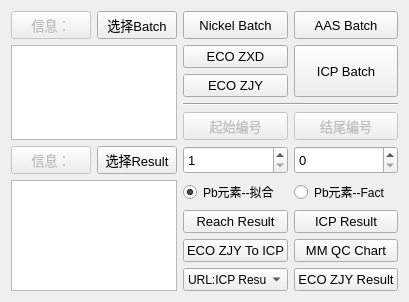
        <widget class="QWidget" name="tab">
         <attribute name="title">
          <string>ICP Operate</string>
         </attribute>
         <layout class="QGridLayout" name="gridLayout_2">
          <item row="7" column="2">
           <widget class="QPushButton" name="pushButton_38">
            <property name="sizePolicy">
             <sizepolicy hsizetype="Expanding" vsizetype="Expanding">
              <horstretch>0</horstretch>
              <verstretch>0</verstretch>
             </sizepolicy>
            </property>
            <property name="font">
             <font>
              <pointsize>10</pointsize>
             </font>
            </property>
            <property name="toolTip">
             <string/>
            </property>
            <property name="statusTip">
             <string>获取Sample ID和结果数据，并填入Reach结果Excel模板中 </string>
            </property>
            <property name="text">
             <string>Reach Result</string>
            </property>
            <property name="icon">
             <iconset>
              <normaloff>icon/click.png</normaloff>
              <normalon>:/click.png</normalon>
              <disabledoff>:/click.png</disabledoff>
              <disabledon>:/click.png</disabledon>
              <activeoff>:/click.png</activeoff>
              <activeon>:/click.png</activeon>
              <selectedoff>:/click.png</selectedoff>
              <selectedon>:/click.png</selectedon>icon/click.png</iconset>
            </property>
           </widget>
          </item>
          <item row="5" column="2">
           <widget class="QSpinBox" name="spinBox_3">
            <property name="sizePolicy">
             <sizepolicy hsizetype="Ignored" vsizetype="Expanding">
              <horstretch>0</horstretch>
              <verstretch>0</verstretch>
             </sizepolicy>
            </property>
            <property name="font">
             <font>
              <pointsize>10</pointsize>
             </font>
            </property>
            <property name="toolTip">
             <string/>
            </property>
            <property name="statusTip">
             <string>Reach结果第几个开始生成</string>
            </property>
            <property name="minimum">
             <number>1</number>
            </property>
            <property name="maximum">
             <number>999999999</number>
            </property>
            <property name="value">
             <number>1</number>
            </property>
           </widget>
          </item>
          <item row="5" column="3">
           <widget class="QSpinBox" name="spinBox_2">
            <property name="sizePolicy">
             <sizepolicy hsizetype="Ignored" vsizetype="Expanding">
              <horstretch>0</horstretch>
              <verstretch>0</verstretch>
             </sizepolicy>
            </property>
            <property name="font">
             <font>
              <pointsize>10</pointsize>
             </font>
            </property>
            <property name="toolTip">
             <string/>
            </property>
            <property name="statusTip">
             <string>Reach结果第几个结束，同时0表示该Batch最后一个</string>
            </property>
            <property name="maximum">
             <number>999999999</number>
            </property>
           </widget>
          </item>
          <item row="7" column="3">
           <widget class="QPushButton" name="pushButton_27">
            <property name="sizePolicy">
             <sizepolicy hsizetype="Expanding" vsizetype="Expanding">
              <horstretch>0</horstretch>
              <verstretch>0</verstretch>
             </sizepolicy>
            </property>
            <property name="font">
             <font>
              <pointsize>10</pointsize>
             </font>
            </property>
            <property name="toolTip">
             <string/>
            </property>
            <property name="statusTip">
             <string>将CSV转化成DCU使用的TXT格式</string>
            </property>
            <property name="text">
             <string>ICP Result</string>
            </property>
            <property name="icon">
             <iconset>
              <normaloff>icon/click.png</normaloff>
              <normalon>:/click.png</normalon>
              <disabledoff>:/click.png</disabledoff>
              <disabledon>:/click.png</disabledon>
              <activeoff>:/click.png</activeoff>
              <activeon>:/click.png</activeon>
              <selectedoff>:/click.png</selectedoff>
              <selectedon>:/click.png</selectedon>icon/click.png</iconset>
            </property>
           </widget>
          </item>
          <item row="8" column="2">
           <widget class="QPushButton" name="pushButton_31">
            <property name="sizePolicy">
             <sizepolicy hsizetype="Expanding" vsizetype="Expanding">
              <horstretch>0</horstretch>
              <verstretch>0</verstretch>
             </sizepolicy>
            </property>
            <property name="font">
             <font>
              <pointsize>10</pointsize>
             </font>
            </property>
            <property name="statusTip">
             <string>由于质检院仪器结果导出不符合DCU格式，需要转化为ICP结果格式CSV-TXT</string>
            </property>
            <property name="text">
             <string>ECO ZJY To ICP</string>
            </property>
            <property name="icon">
             <iconset>
              <normaloff>icon/click.png</normaloff>
              <normalon>:/click.png</normalon>
              <disabledoff>:/click.png</disabledoff>
              <disabledon>:/click.png</disabledon>
              <activeoff>:/click.png</activeoff>
              <activeon>:/click.png</activeon>
              <selectedoff>:/click.png</selectedoff>
              <selectedon>:/click.png</selectedon>icon/click.png</iconset>
            </property>
           </widget>
          </item>
          <item row="8" column="3">
           <widget class="QPushButton" name="pushButton_30">
            <property name="sizePolicy">
             <sizepolicy hsizetype="Expanding" vsizetype="Expanding">
              <horstretch>0</horstretch>
              <verstretch>0</verstretch>
             </sizepolicy>
            </property>
            <property name="font">
             <font>
              <pointsize>10</pointsize>
             </font>
            </property>
            <property name="statusTip">
             <string>填写ICP的QC Chart</string>
            </property>
            <property name="text">
             <string>MM QC Chart</string>
            </property>
            <property name="icon">
             <iconset>
              <normaloff>icon/click.png</normaloff>
              <normalon>:/click.png</normalon>
              <disabledoff>:/click.png</disabledoff>
              <disabledon>:/click.png</disabledon>
              <activeoff>:/click.png</activeoff>
              <activeon>:/click.png</activeon>
              <selectedoff>:/click.png</selectedoff>
              <selectedon>:/click.png</selectedon>icon/click.png</iconset>
            </property>
           </widget>
          </item>
          <item row="9" column="3">
           <widget class="QPushButton" name="pushButton_32">
            <property name="sizePolicy">
             <sizepolicy hsizetype="Expanding" vsizetype="Expanding">
              <horstretch>0</horstretch>
              <verstretch>0</verstretch>
             </sizepolicy>
            </property>
            <property name="font">
             <font>
              <pointsize>10</pointsize>
             </font>
            </property>
            <property name="statusTip">
             <string>由于质检院结果是科学计数法导致有些结果无法DCU，所以需要将结果转化TXT-TXT</string>
            </property>
            <property name="text">
             <string>ECO ZJY Result</string>
            </property>
            <property name="icon">
             <iconset>
              <normaloff>icon/click.png</normaloff>
              <normalon>:/click.png</normalon>
              <disabledoff>:/click.png</disabledoff>
              <disabledon>:/click.png</disabledon>
              <activeoff>:/click.png</activeoff>
              <activeon>:/click.png</activeon>
              <selectedoff>:/click.png</selectedoff>
              <selectedon>:/click.png</selectedon>icon/click.png</iconset>
            </property>
           </widget>
          </item>
          <item row="9" column="2">
           <widget class="QComboBox" name="comboBox">
            <property name="sizePolicy">
             <sizepolicy hsizetype="Ignored" vsizetype="Expanding">
              <horstretch>0</horstretch>
              <verstretch>0</verstretch>
             </sizepolicy>
            </property>
            <property name="font">
             <font>
              <pointsize>9</pointsize>
             </font>
            </property>
            <property name="statusTip">
             <string>Result数据的选择路径</string>
            </property>
            <item>
             <property name="text">
              <string>URL:ICP Result</string>
             </property>
            </item>
            <item>
             <property name="text">
              <string>URL:ECO ZJY Result</string>
             </property>
            </item>
           </widget>
          </item>
          <item row="1" column="3" rowspan="2">
           <widget class="QPushButton" name="pushButton_21">
            <property name="sizePolicy">
             <sizepolicy hsizetype="Expanding" vsizetype="Expanding">
              <horstretch>0</horstretch>
              <verstretch>0</verstretch>
             </sizepolicy>
            </property>
            <property name="font">
             <font>
              <pointsize>10</pointsize>
             </font>
            </property>
            <property name="toolTip">
             <string/>
            </property>
            <property name="statusTip">
             <string>获取Sample ID，并导出TXT</string>
            </property>
            <property name="text">
             <string>ICP Batch</string>
            </property>
            <property name="icon">
             <iconset>
              <normaloff>icon/click.png</normaloff>
              <normalon>:/click.png</normalon>
              <disabledoff>:/click.png</disabledoff>
              <disabledon>:/click.png</disabledon>
              <activeoff>:/click.png</activeoff>
              <activeon>:/click.png</activeon>
              <selectedoff>:/click.png</selectedoff>
              <selectedon>:/click.png</selectedon>icon/click.png</iconset>
            </property>
           </widget>
          </item>
          <item row="0" column="0">
           <widget class="QPushButton" name="pushButton_28">
            <property name="enabled">
             <bool>false</bool>
            </property>
            <property name="sizePolicy">
             <sizepolicy hsizetype="Expanding" vsizetype="Expanding">
              <horstretch>0</horstretch>
              <verstretch>0</verstretch>
             </sizepolicy>
            </property>
            <property name="font">
             <font>
              <pointsize>10</pointsize>
             </font>
            </property>
            <property name="text">
             <string>信息：</string>
            </property>
           </widget>
          </item>
          <item row="0" column="2">
           <widget class="QPushButton" name="pushButton_22">
            <property name="sizePolicy">
             <sizepolicy hsizetype="Expanding" vsizetype="Expanding">
              <horstretch>0</horstretch>
              <verstretch>0</verstretch>
             </sizepolicy>
            </property>
            <property name="font">
             <font>
              <pointsize>10</pointsize>
             </font>
            </property>
            <property name="toolTip">
             <string/>
            </property>
            <property name="statusTip">
             <string>获取Sample ID，并填入Excel模板中</string>
            </property>
            <property name="text">
             <string>Nickel Batch</string>
            </property>
            <property name="icon">
             <iconset>
              <normaloff>icon/click.png</normaloff>
              <normalon>:/click.png</normalon>
              <disabledoff>:/click.png</disabledoff>
              <disabledon>:/click.png</disabledon>
              <activeoff>:/click.png</activeoff>
              <activeon>:/click.png</activeon>
              <selectedoff>:/click.png</selectedoff>
              <selectedon>:/click.png</selectedon>icon/click.png</iconset>
            </property>
           </widget>
          </item>
          <item row="0" column="1">
           <widget class="QPushButton" name="pushButton_29">
            <property name="sizePolicy">
             <sizepolicy hsizetype="Expanding" vsizetype="Expanding">
              <horstretch>0</horstretch>
              <verstretch>0</verstretch>
             </sizepolicy>
            </property>
            <property name="font">
             <font>
              <pointsize>10</pointsize>
             </font>
            </property>
            <property name="statusTip">
             <string>选择需要获取的Batch</string>
            </property>
            <property name="text">
             <string>选择Batch</string>
            </property>
            <property name="icon">
             <iconset>
              <normaloff>icon/open.png</normaloff>
              <normalon>:/open.png</normalon>
              <disabledoff>:/open.png</disabledoff>
              <disabledon>:/open.png</disabledon>
              <activeoff>:/open.png</activeoff>
              <activeon>:/open.png</activeon>
              <selectedoff>:/open.png</selectedoff>
              <selectedon>:/open.png</selectedon>icon/open.png</iconset>
            </property>
           </widget>
          </item>
          <item row="0" column="3">
           <widget class="QPushButton" name="pushButton_23">
            <property name="sizePolicy">
             <sizepolicy hsizetype="Expanding" vsizetype="Expanding">
              <horstretch>0</horstretch>
              <verstretch>0</verstretch>
             </sizepolicy>
            </property>
            <property name="font">
             <font>
              <pointsize>10</pointsize>
             </font>
            </property>
            <property name="toolTip">
             <string/>
            </property>
            <property name="statusTip">
             <string>由于AAS仪器中有些Bug只能识别‘-’，所以需获取Sample ID，并将‘+’改为‘-’</string>
            </property>
            <property name="text">
             <string>AAS Batch</string>
            </property>
            <property name="icon">
             <iconset>
              <normaloff>icon/click.png</normaloff>
              <normalon>:/click.png</normalon>
              <disabledoff>:/click.png</disabledoff>
              <disabledon>:/click.png</disabledon>
              <activeoff>:/click.png</activeoff>
              <activeon>:/click.png</activeon>
              <selectedoff>:/click.png</selectedoff>
              <selectedon>:/click.png</selectedon>icon/click.png</iconset>
            </property>
           </widget>
          </item>
          <item row="4" column="2">
           <widget class="QPushButton" name="pushButton_35">
            <property name="enabled">
             <bool>false</bool>
            </property>
            <property name="sizePolicy">
             <sizepolicy hsizetype="Expanding" vsizetype="Expanding">
              <horstretch>0</horstretch>
              <verstretch>0</verstretch>
             </sizepolicy>
            </property>
            <property name="font">
             <font>
              <pointsize>10</pointsize>
             </font>
            </property>
            <property name="text">
             <string>起始编号</string>
            </property>
           </widget>
          </item>
          <item row="1" column="0" rowspan="4" colspan="2">
           <widget class="QTextBrowser" name="textBrowser_3">
            <property name="sizePolicy">
             <sizepolicy hsizetype="Ignored" vsizetype="Ignored">
              <horstretch>0</horstretch>
              <verstretch>0</verstretch>
             </sizepolicy>
            </property>
            <property name="statusTip">
             <string>选择Barch的文件信息</string>
            </property>
           </widget>
          </item>
          <item row="1" column="2">
           <widget class="QPushButton" name="pushButton_24">
            <property name="sizePolicy">
             <sizepolicy hsizetype="Expanding" vsizetype="Expanding">
              <horstretch>0</horstretch>
              <verstretch>0</verstretch>
             </sizepolicy>
            </property>
            <property name="font">
             <font>
              <pointsize>10</pointsize>
             </font>
            </property>
            <property name="toolTip">
             <string/>
            </property>
            <property name="statusTip">
             <string>获取Sample ID，按中迅德要求生成Batch单</string>
            </property>
            <property name="text">
             <string>ECO ZXD</string>
            </property>
            <property name="icon">
             <iconset>
              <normaloff>icon/click.png</normaloff>
              <normalon>:/click.png</normalon>
              <disabledoff>:/click.png</disabledoff>
              <disabledon>:/click.png</disabledon>
              <activeoff>:/click.png</activeoff>
              <activeon>:/click.png</activeon>
              <selectedoff>:/click.png</selectedoff>
              <selectedon>:/click.png</selectedon>icon/click.png</iconset>
            </property>
           </widget>
          </item>
          <item row="2" column="2">
           <widget class="QPushButton" name="pushButton_25">
            <property name="sizePolicy">
             <sizepolicy hsizetype="Expanding" vsizetype="Expanding">
              <horstretch>0</horstretch>
              <verstretch>0</verstretch>
             </sizepolicy>
            </property>
            <property name="font">
             <font>
              <pointsize>10</pointsize>
             </font>
            </property>
            <property name="toolTip">
             <string/>
            </property>
            <property name="statusTip">
             <string>获取Sample ID，生成符合质检院的单号同时生产出打印编号</string>
            </property>
            <property name="text">
             <string>ECO ZJY</string>
            </property>
            <property name="icon">
             <iconset>
              <normaloff>icon/click.png</normaloff>
              <normalon>:/click.png</normalon>
              <disabledoff>:/click.png</disabledoff>
              <disabledon>:/click.png</disabledon>
              <activeoff>:/click.png</activeoff>
              <activeon>:/click.png</activeon>
              <selectedoff>:/click.png</selectedoff>
              <selectedon>:/click.png</selectedon>icon/click.png</iconset>
            </property>
           </widget>
          </item>
          <item row="3" column="2" colspan="2">
           <widget class="Line" name="line">
            <property name="font">
             <font>
              <pointsize>10</pointsize>
              <weight>50</weight>
              <bold>false</bold>
             </font>
            </property>
            <property name="orientation">
             <enum>Qt::Horizontal</enum>
            </property>
           </widget>
          </item>
          <item row="5" column="1">
           <widget class="QPushButton" name="pushButton_34">
            <property name="sizePolicy">
             <sizepolicy hsizetype="Expanding" vsizetype="Expanding">
              <horstretch>0</horstretch>
              <verstretch>0</verstretch>
             </sizepolicy>
            </property>
            <property name="font">
             <font>
              <pointsize>10</pointsize>
             </font>
            </property>
            <property name="statusTip">
             <string>选择需要获取的Resutl数据</string>
            </property>
            <property name="text">
             <string>选择Result</string>
            </property>
            <property name="icon">
             <iconset>
              <normaloff>icon/open.png</normaloff>
              <normalon>:/open.png</normalon>
              <disabledoff>:/open.png</disabledoff>
              <disabledon>:/open.png</disabledon>
              <activeoff>:/open.png</activeoff>
              <activeon>:/open.png</activeon>
              <selectedoff>:/open.png</selectedoff>
              <selectedon>:/open.png</selectedon>icon/open.png</iconset>
            </property>
           </widget>
          </item>
          <item row="4" column="3">
           <widget class="QPushButton" name="pushButton_36">
            <property name="enabled">
             <bool>false</bool>
            </property>
            <property name="sizePolicy">
             <sizepolicy hsizetype="Expanding" vsizetype="Expanding">
              <horstretch>0</horstretch>
              <verstretch>0</verstretch>
             </sizepolicy>
            </property>
            <property name="font">
             <font>
              <pointsize>10</pointsize>
             </font>
            </property>
            <property name="text">
             <string>结尾编号</string>
            </property>
           </widget>
          </item>
          <item row="5" column="0">
           <widget class="QPushButton" name="pushButton_33">
            <property name="enabled">
             <bool>false</bool>
            </property>
            <property name="sizePolicy">
             <sizepolicy hsizetype="Expanding" vsizetype="Expanding">
              <horstretch>0</horstretch>
              <verstretch>0</verstretch>
             </sizepolicy>
            </property>
            <property name="font">
             <font>
              <pointsize>10</pointsize>
             </font>
            </property>
            <property name="text">
             <string>信息：</string>
            </property>
           </widget>
          </item>
          <item row="6" column="2">
           <widget class="QRadioButton" name="radioButton">
            <property name="sizePolicy">
             <sizepolicy hsizetype="Expanding" vsizetype="Fixed">
              <horstretch>0</horstretch>
              <verstretch>0</verstretch>
             </sizepolicy>
            </property>
            <property name="statusTip">
             <string>Reach方法中Pb元素不受Fe元素干扰获取的拟合数据</string>
            </property>
            <property name="autoFillBackground">
             <bool>true</bool>
            </property>
            <property name="text">
             <string>Pb元素--拟合</string>
            </property>
            <property name="checked">
             <bool>true</bool>
            </property>
           </widget>
          </item>
          <item row="6" column="3">
           <widget class="QRadioButton" name="radioButton_2">
            <property name="sizePolicy">
             <sizepolicy hsizetype="Expanding" vsizetype="Fixed">
              <horstretch>0</horstretch>
              <verstretch>0</verstretch>
             </sizepolicy>
            </property>
            <property name="statusTip">
             <string>Reach方法中Pb元素受Fe元素干扰获取的Fact数据</string>
            </property>
            <property name="autoFillBackground">
             <bool>true</bool>
            </property>
            <property name="text">
             <string>Pb元素--Fact</string>
            </property>
           </widget>
          </item>
          <item row="6" column="0" rowspan="4" colspan="2">
           <widget class="QTextBrowser" name="textBrowser">
            <property name="sizePolicy">
             <sizepolicy hsizetype="Ignored" vsizetype="Ignored">
              <horstretch>0</horstretch>
              <verstretch>0</verstretch>
             </sizepolicy>
            </property>
            <property name="font">
             <font>
              <pointsize>10</pointsize>
             </font>
            </property>
            <property name="statusTip">
             <string>选择Result的文件信息</string>
            </property>
           </widget>
          </item>
         </layout>
        </widget>
